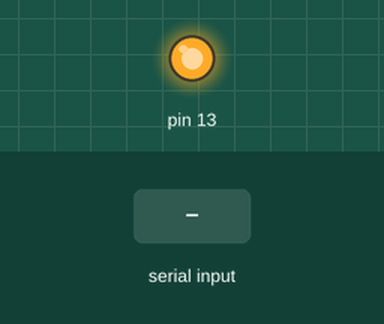
A sketch run on a simulated Arduino Uno, built with avr-gcc and run on an emulated ATmega328P. On the bench: output pins drawn as LEDs (lit = HIGH). Inputs (shaded band) come from the test bench. What the sketch prints to the serial monitor is not drawn.

Above: at 1.2 s.
1.3 s: "1" received over Serial
At 2.2 s:
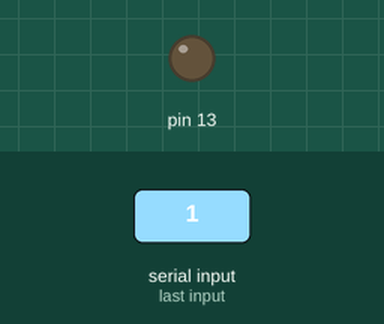
2.8 s: "0" received over Serial
At 3.4 s:
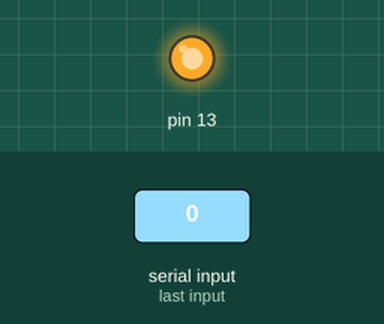
Timing chart, 0 to 5.8 s (numbered marks = the images above; inputs shaded):
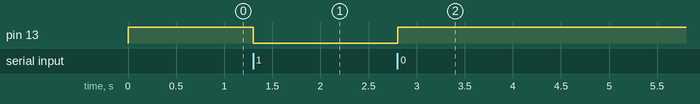

Measured:
- after the input at 1.3 s, pin 13: HIGH → LOW at once
- after the input at 2.8 s, pin 13: LOW → HIGH at once

The sketch:

UART_Cliants.ino
```cpp
//いつものハードウェアシリアル
//13にLED,起動時に点灯、'1'を受けたら消灯
//相手には'2'を送り続けています
void setup(){
  pinMode(13,OUTPUT);
  digitalWrite(13,HIGH);
  Serial.begin(9600);
  Serial.println("ready!");
}
char data = 0;
void loop() {
  if(Serial.available()){
      data = Serial.read();
      if(data == '1'){       //相手のマイコンから1を受信したら消灯
        digitalWrite(13,LOW);
        delay(500);
      }
      else if(data == '0'){digitalWrite(13,HIGH);}
  }
  Serial.println('2'); // ソフトウェアシリアル出力(相手のマイコンへ)
  delay(50);
}
```
